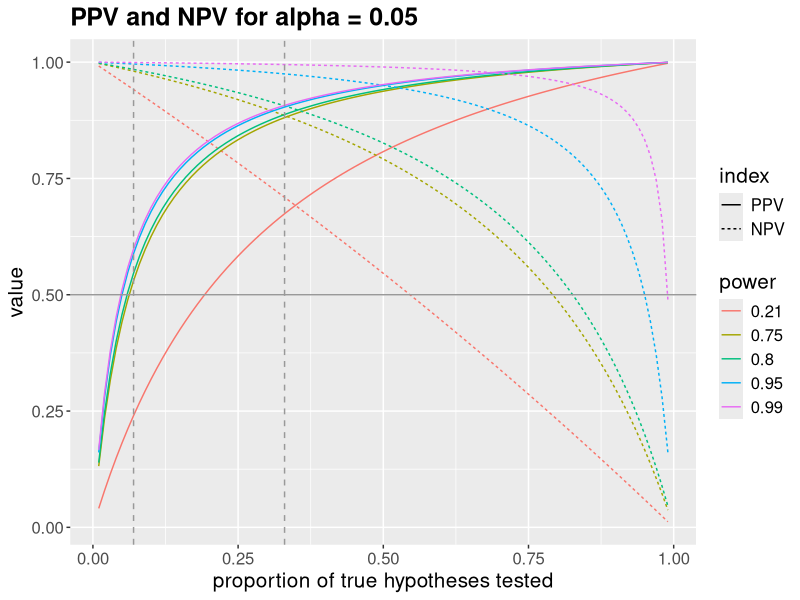
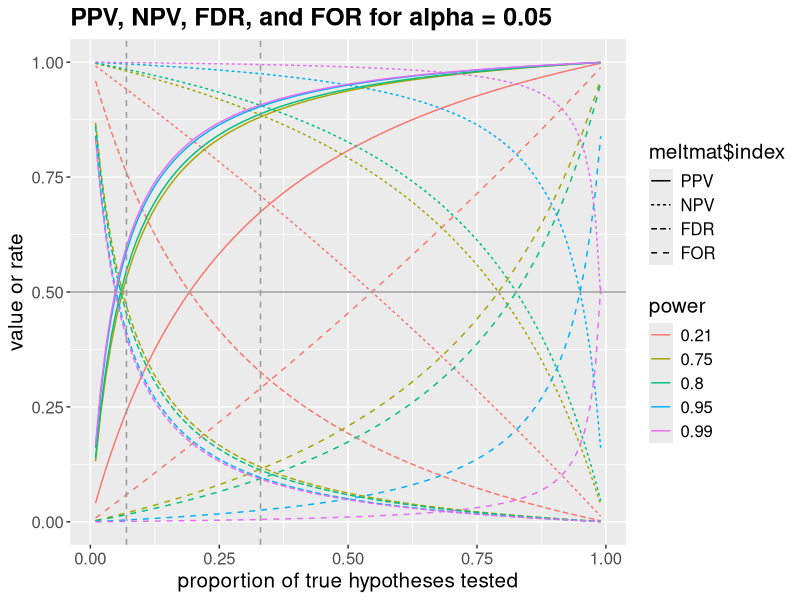

The R script that drew these images, in order:
library(reshape2)
library(ggplot2)

#-----------------------------------------------------------------------------------#
#####################################################
# (1) SET VALUES (alpha, power, "power of interest")
#####################################################
alpha <- 0.05 # define alpha level
power <- c(0.21, 0.75, 0.8, 0.95, 0.99) # define levels of power (change or add values)

# The plot features a dashed line indicating the proportion of true hypotheses for which
# PPV=NPV at a given level of power. You can change this "power of interest" 
# by changing the poi value. The value must be among the power levels defined above!
poi <- 0.75  # set power of interest
#-----------------------------------------------------------------------------------#


#-----------------------------------------------------------------------------------#
#############################################
# (2) Do the maths: Run code down to line 87 
# (I know it's clumsy and ugly, I apologise)
#############################################
### create continuous vector for proportion of true hypotheses
H1rate <- c((1:99)/100) 

### create matrices for PPV, NPV, FDR, and FOR to fill with values
PPVmat <- matrix(data=NA, nrow=99, ncol=length(power)+1)
NPVmat <- matrix(data=NA, nrow=99, ncol=length(power)+1)
FDRmat <- matrix(data=NA, nrow=99, ncol=length(power)+1)
FORmat <- matrix(data=NA, nrow=99, ncol=length(power)+1)

colnames(PPVmat) <- c("H1rate", power)  #rename columns of mat
colnames(NPVmat) <- c("H1rate", power)  #rename columns of mat
colnames(FDRmat) <- c("H1rate", power)  #rename columns of mat
colnames(FORmat) <- c("H1rate", power)  #rename columns of mat

PPVmat[,1] <- H1rate
NPVmat[,1] <- H1rate
FDRmat[,1] <- H1rate
FORmat[,1] <- H1rate

### for loop to calculate PPV, NPV, FDR, and FOR for different power levels and fill them into matrices
for(i in 1:length(power)){ 
  for(j in 1:length(H1rate)) {
    truepos <- H1rate[j] * (power[i]) # true positives: proportion of true hypotheses * power
    falseneg <- H1rate[j] * (1-power)[i] # false negatives: proportion of true hypotheses * (1-power)
    falsepos <- (1-H1rate[j]) * alpha # false positives: proportion of false hypotheses * alpha
    trueneg <- (1-H1rate[j]) * (1-alpha) # true negatives: proportion of true hypotheses * (1-alpha)
    
    PPV <- truepos / (truepos + falsepos) #positive predictive value
    FDR <- falsepos / (truepos + falsepos) #false discovery rate
    FOR <- falseneg / (trueneg + falseneg) #false omission rate
    NPV <- trueneg / (trueneg + falseneg) #negative predictive value 
    
    PPVmat[j,(i+1)] <- PPV # fill PPV values into PPVmat
    NPVmat[j,(i+1)] <- NPV # fill NPV values into NPVmat
    FDRmat[j,(i+1)] <- FDR # fill FDR values into FDRmat
    FORmat[j,(i+1)] <- FOR # fill FOR values into FORmat
  }
}

### Turn the four matrices into data frames
PPVdatmat <- as.data.frame(PPVmat)
NPVdatmat <- as.data.frame(NPVmat)
FDRdatmat <- as.data.frame(FDRmat)
FORdatmat <- as.data.frame(FORmat)

### Turn the four data frames into long format
PPVmelt <- melt(PPVdatmat, id.vars="H1rate", variable.name="power", value.name = "PPV")
NPVmelt <- melt(NPVdatmat, id.vars="H1rate", variable.name="power", value.name = "NPV")
FDRmelt <- melt(FDRdatmat, id.vars="H1rate", variable.name="power", value.name = "FDR")
FORmelt <- melt(FORdatmat, id.vars="H1rate", variable.name="power", value.name = "FOR")

### put all four indices into one matrix & melt it for plotting
allmat <- cbind(PPVmelt, NPVmelt$NPV, FDRmelt$FDR, FORmelt$FOR)
colnames(allmat) <- c("H1rate", "power", "PPV", "NPV", "FDR", "FOR")
meltmat <- melt(allmat, id=c("H1rate","power"), variable.name="index")

### To only plot PPV and NPV together, I merged them into one data frame
PVmat <- cbind(PPVmelt, NPVmelt$NPV)
colnames(PVmat) <- c("H1rate", "power", "PPV", "NPV")
PVmat <- melt(PVmat, id=c("H1rate", "power"), variable.name="index")

### calculate the proportion of true hypotheses for which PPV=NPV at power of interest
PVrate <- allmat[which.min(abs(allmat[allmat[,"power"]==poi, "PPV"]-allmat[allmat[,"power"]==poi, "NPV"])), "H1rate"]
#-----------------------------------------------------------------------------------#

#-----------------------------------------------------------------------------------#
#####################################################################################
# (3) PLOTTING
# I only included a plot with PPV and NPV combined ("PVplot") and one with all four
# indices ("allplot"), but the code above sets up single dataframes for each index, 
# allowing you to plot them individually if you want.
#####################################################################################
cbPalette <- c("#CC79A7", "#E69F00", "#56B4E9", "#009E73", "#D55E00", "#F0E442", "#0072B2", "#999999")

### Plot PPV and NPV together
PVplot <- ggplot(PVmat, aes(x=PVmat$H1rate, y=PVmat$value, colour=PVmat$power, linetype=PVmat$index))  +  
  geom_line() +
  geom_hline(aes(yintercept=0.5), colour="#999999") +
  geom_vline(aes(xintercept=0.07), colour="#999999", linetype="dashed") +
  geom_vline(aes(xintercept=PVrate), colour="#999999", linetype="dashed") +
  theme(text = element_text(size=15)) +
  theme(plot.title = element_text(face="bold")) +
  ggtitle(paste("PPV and NPV for alpha =", alpha)) +
  scale_y_continuous(name="value") +
  scale_x_continuous(name="proportion of true hypotheses tested") +
  scale_linetype_discrete(name="index") +
  scale_colour_discrete(name="power") 
# If you prefer a colourblind-friendly palette, replace the last argument with
# scale_colour_manual(name="power", values=cbPalette) 
PVplot


### plot with all indices (PPV, NPV, FDR, and FOR)
allplot <- ggplot(meltmat, aes(x=meltmat$H1rate, y=meltmat$value, colour=meltmat$power, linetype=meltmat$index))  +  
  geom_line() +
  geom_hline(aes(yintercept=0.5), colour="#999999") +
  geom_vline(aes(xintercept=0.07), colour="#999999", linetype="dashed") +
  geom_vline(aes(xintercept=PVrate), colour="#999999", linetype="dashed") +
  theme(text = element_text(size=15)) +
  theme(plot.title = element_text(face="bold")) +
  ggtitle(paste("PPV, NPV, FDR, and FOR for alpha =", alpha)) +
  scale_y_continuous(name="value or rate") +
  scale_x_continuous(name="proportion of true hypotheses tested") +
  scale_colour_discrete(name="power")   
# If you prefer a colourblind-friendly palette, replace the last argument with
# scale_colour_manual(name="power", values=cbPalette) 
allplot
#-----------------------------------------------------------------------------------#
